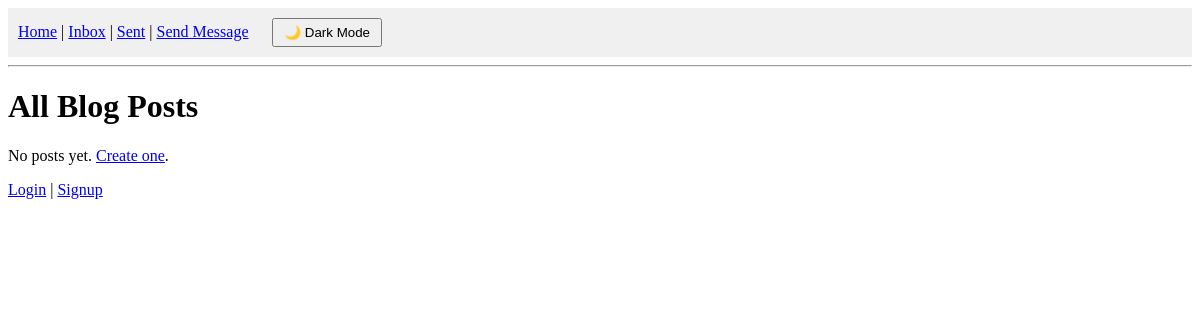
Before: / with the older database file.
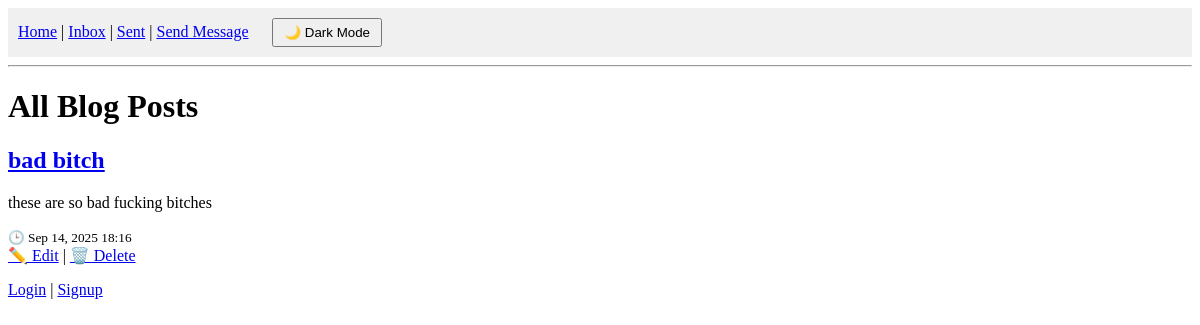
After: the same page with the newer database file.
### blog/models.py (models this page shows, shortened)
class Post(models.Model):
    title = models.CharField(max_length=200)
    content = models.TextField()
    created_at = models.DateTimeField(auto_now_add=True)
    updated_at = models.DateTimeField(auto_now=True)
    author = models.ForeignKey(User, on_delete=models.CASCADE, null=True, blank=True)  # SAFE for now

### blog/views.py (the view)
# urls.py: path('', views.post_list, name='post_list'),
def post_list(request):
    posts = Post.objects.all().order_by('-created_at')
    return render(request, 'blog/post_list.html', {'posts': posts})

### blog/templates/blog/post_list.html (shortened to what this page needs)
{% extends 'blog/base.html' %}
{% block content %}
  <h1>All Blog Posts</h1>
  {% for post in posts %}
    <div class="post">
      <h2><a href="{{ post.id }}/">{{ post.title }}</a></h2>
      <p>{{ post.content|truncatewords:20 }}</p>
      <small>🕒 {{ post.created_at|date:"M d, Y H:i" }}</small><br>
      <a href="{{ post.id }}/edit/">✏️ Edit</a> |
      <a href="{{ post.id }}/delete/">🗑️ Delete</a>
    </div>
  {% empty %}
    <p>No posts yet. <a href="{% url 'post_new' %}">Create one</a>.</p>
  {% endfor %}
{% endblock %}

Changed rows visible on the page:
added Post: title "bad bitch", content "these are so bad fucking bitches", created_at "Sep 14, 2025 18:16"
Other visible differences:
text no longer shown: "No posts yet. Create one ."
